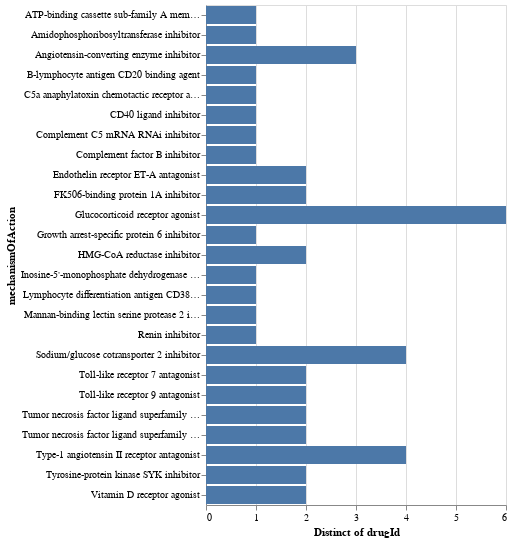

The cell this chart's notebook holds for it:
### Markdown cell above
## Base Chart
By unique number of drugs by `mechanismOfAction` category

### Code cell
import altair as alt

alt.Chart(df).mark_bar().encode(
    x="distinct(drugId):Q",
    y="mechanismOfAction:O",
)

### Figure 1 — Vega-Lite specification as saved in the notebook (floating-point values rounded to 4 significant figures)
{"config": {"view": {"continuousWidth": 300, "continuousHeight": 300}}, "data": {"name": "data-d8b010d8a623bfd2a3ba7a368b00fc84"}, "mark": {"type": "bar"}, "encoding": {"x": {"aggregate": "distinct", "field": "drugId", "type": "quantitative"}, "y": {"field": "mechanismOfAction", "type": "ordinal"}}, "$schema": "https://vega.github.io/schema/vega-lite/v5.8.0.json", "datasets": {"data-d8b010d8a623bfd2a3ba7a368b00fc84": [{"diseaseId": "EFO_0004194", "diseaseName": "IGA glomerulonephritis", "drugId": "CHEMBL429910", "drugName": "DAPAGLIFLOZIN", "type": "Small molecule", "mechanismOfAction": "Sodium/glucose cotransporter 2 inhibitor", "actionType": "Inhibitor", "symbol": "SLC5A2", "name": "solute carrier family 5 member 2", "phase": 4, "status": "Not yet recruiting", "source": "https://clinicaltrials.gov/ct2/show/NCT04662723"}, {"diseaseId": "EFO_0004194", "diseaseName": "IGA glomerulonephritis", "drugId": "CHEMBL1168", "drugName": "RAMIPRIL", "type": "Small molecule", "mechanismOfAction": "Angiotensin-converting enzyme inhibitor", "actionType": "Inhibitor", "symbol": "ACE", "name": "angiotensin I converting enzyme", "phase": 4, "status": "Not yet recruiting", "source": "https://clinicaltrials.gov/ct2/show/NCT04662723"}, {"diseaseId": "EFO_0004194", "diseaseName": "IGA glomerulonephritis", "drugId": "CHEMBL1535", "drugName": "HYDROXYCHLOROQUINE", "type": "Small molecule", "mechanismOfAction": "Toll-like receptor 7 antagonist", "actionType": "Antagonist", "symbol": "TLR7", "name": "toll like receptor 7", "phase": 4, "status": "Completed", "source": "https://clinicaltrials.gov/ct2/show/NCT02351752"}, {"diseaseId": "EFO_0004194", "diseaseName": "IGA glomerulonephritis", "drugId": "CHEMBL1639", "drugName": "ALISKIREN", "type": "Small molecule", "mechanismOfAction": "Renin inhibitor", "actionType": "Inhibitor", "symbol": "REN", "name": "renin", "phase": 4, "status": "Completed", "source": "https://clinicaltrials.gov/ct2/show/NCT00922311"}, {"diseaseId": "EFO_0004194", "diseaseName": "IGA glomerulonephritis", "drugId": "CHEMBL4594217", "drugName": "CANAGLIFLOZIN", "type": "Small molecule", "mechanismOfAction": "Sodium/glucose cotransporter 2 inhibitor", "actionType": "Inhibitor", "symbol": "SLC5A2", "name": "solute carrier family 5 member 2", "phase": 4, "status": "Not yet recruiting", "source": "https://clinicaltrials.gov/ct2/show/NCT04662723"}, {"diseaseId": "EFO_0004194", "diseaseName": "IGA glomerulonephritis", "drugId": "CHEMBL1535", "drugName": "HYDROXYCHLOROQUINE", "type": "Small molecule", "mechanismOfAction": "Toll-like receptor 9 antagonist", "actionType": "Antagonist", "symbol": "TLR9", "name": "toll like receptor 9", "phase": 4, "status": "Completed", "source": "https://clinicaltrials.gov/ct2/show/NCT02351752"}, {"diseaseId": "EFO_0004194", "diseaseName": "IGA glomerulonephritis", "drugId": "CHEMBL578", "drugName": "ENALAPRIL", "type": "Small molecule", "mechanismOfAction": "Angiotensin-converting enzyme inhibitor", "actionType": "Inhibitor", "symbol": "ACE", "name": "angiotensin I converting enzyme", "phase": 4, "status": "Completed", "source": "https://clinicaltrials.gov/ct2/show/NCT00367562"}, {"diseaseId": "EFO_0004194", "diseaseName": "IGA glomerulonephritis", "drugId": "CHEMBL1456", "drugName": "MYCOPHENOLATE MOFETIL", "type": "Small molecule", "mechanismOfAction": "Inosine-5'-monophosphate dehydrogenase (IMPDH) inhibitor", "actionType": "Inhibitor", "symbol": "IMPDH1", "name": "inosine monophosphate dehydrogenase 1", "phase": 4, "status": "Unknown status", "source": "https://clinicaltrials.gov/ct2/show/NCT02981212"}, {"diseaseId": "EFO_0004194", "diseaseName": "IGA glomerulonephritis", "drugId": "CHEMBL1069", "drugName": "VALSARTAN", "type": "Small molecule", "mechanismOfAction": "Type-1 angiotensin II receptor antagonist", "actionType": "Antagonist", "symbol": "AGTR1", "name": "angiotensin II receptor type 1", "phase": 4, "status": "Unknown status", "source": "https://clinicaltrials.gov/ct2/show/NCT02765594"}, {"diseaseId": "EFO_0004194", "diseaseName": "IGA glomerulonephritis", "drugId": "CHEMBL1690", "drugName": "HYDROXYCHLOROQUINE SULFATE", "type": "Small molecule", "mechanismOfAction": "Toll-like receptor 7 antagonist", "actionType": "Antagonist", "symbol": "TLR7", "name": "toll like receptor 7", "phase": 4, "status": "Completed", "source": "https://clinicaltrials.gov/ct2/show/NCT02351752"}, {"diseaseId": "EFO_0004194", "diseaseName": "IGA glomerulonephritis", "drugId": "CHEMBL1535", "drugName": "HYDROXYCHLOROQUINE", "type": "Small molecule", "mechanismOfAction": "Toll-like receptor 9 antagonist", "actionType": "Antagonist", "symbol": "TLR9", "name": "toll like receptor 9", "phase": 4, "status": "Unknown status", "source": "https://clinicaltrials.gov/ct2/show/NCT02765594"}, {"diseaseId": "EFO_0004194", "diseaseName": "IGA glomerulonephritis", "drugId": "CHEMBL608", "drugName": "PROBUCOL", "type": "Small molecule", "mechanismOfAction": "ATP-binding cassette sub-family A member 1 inhibitor", "actionType": "Inhibitor", "symbol": "ABCA1", "name": "ATP binding cassette subfamily A member 1", "phase": 4, "status": "Completed", "source": "https://clinicaltrials.gov/ct2/show/NCT00426348"}, {"diseaseId": "EFO_0004194", "diseaseName": "IGA glomerulonephritis", "drugId": "CHEMBL191", "drugName": "LOSARTAN", "type": "Small molecule", "mechanismOfAction": "Type-1 angiotensin II receptor antagonist", "actionType": "Antagonist", "symbol": "AGTR1", "name": "angiotensin II receptor type 1", "phase": 4, "status": "Unknown status", "source": "https://clinicaltrials.gov/ct2/show/NCT02231125"}, {"diseaseId": "EFO_0004194", "diseaseName": "IGA glomerulonephritis", "drugId": "CHEMBL635", "drugName": "PREDNISONE", "type": "Small molecule", "mechanismOfAction": "Glucocorticoid receptor agonist", "actionType": "Agonist", "symbol": "NR3C1", "name": "nuclear receptor subfamily 3 group C member 1", "phase": 4, "status": "Unknown status", "source": "https://clinicaltrials.gov/ct2/show/NCT01758120"}, {"diseaseId": "EFO_0004194", "diseaseName": "IGA glomerulonephritis", "drugId": "CHEMBL1690", "drugName": "HYDROXYCHLOROQUINE SULFATE", "type": "Small molecule", "mechanismOfAction": "Toll-like receptor 9 antagonist", "actionType": "Antagonist", "symbol": "TLR9", "name": "toll like receptor 9", "phase": 4, "status": "Unknown status", "source": "https://clinicaltrials.gov/ct2/show/NCT02765594"}, {"diseaseId": "EFO_0004194", "diseaseName": "IGA glomerulonephritis", "drugId": "CHEMBL1690", "drugName": "HYDROXYCHLOROQUINE SULFATE", "type": "Small molecule", "mechanismOfAction": "Toll-like receptor 9 antagonist", "actionType": "Antagonist", "symbol": "TLR9", "name": "toll like receptor 9", "phase": 4, "status": "Completed", "source": "https://clinicaltrials.gov/ct2/show/NCT02351752"}, {"diseaseId": "EFO_0004194", "diseaseName": "IGA glomerulonephritis", "drugId": "CHEMBL1201576", "drugName": "RITUXIMAB", "type": "Antibody", "mechanismOfAction": "B-lymphocyte antigen CD20 binding agent", "actionType": "Binding agent", "symbol": "MS4A1", "name": "membrane spanning 4-domains A1", "phase": 4, "status": "Recruiting", "source": "https://clinicaltrials.gov/ct2/show/NCT04525729"}, {"diseaseId": "EFO_0004194", "diseaseName": "IGA glomerulonephritis", "drugId": "CHEMBL1069", "drugName": "VALSARTAN", "type": "Small molecule", "mechanismOfAction": "Type-1 angiotensin II receptor antagonist", "actionType": "Antagonist", "symbol": "AGTR1", "name": "angiotensin II receptor type 1", "phase": 4, "status": "Completed", "source": "https://clinicaltrials.gov/ct2/show/NCT00367562,https://clinicaltrials.gov/ct2/show/NCT00426348"}, {"diseaseId": "EFO_0004194", "diseaseName": "IGA glomerulonephritis", "drugId": "CHEMBL1456", "drugName": "MYCOPHENOLATE MOFETIL", "type": "Small molecule", "mechanismOfAction": "Inosine-5'-monophosphate dehydrogenase (IMPDH) inhibitor", "actionType": "Inhibitor", "symbol": "IMPDH2", "name": "inosine monophosphate dehydrogenase 2", "phase": 4, "status": "Completed", "source": "https://clinicaltrials.gov/ct2/show/NCT00863252"}, {"diseaseId": "EFO_0004194", "diseaseName": "IGA glomerulonephritis", "drugId": "CHEMBL635", "drugName": "PREDNISONE", "type": "Small molecule", "mechanismOfAction": "Glucocorticoid receptor agonist", "actionType": "Agonist", "symbol": "NR3C1", "name": "nuclear receptor subfamily 3 group C member 1", "phase": 4, "status": "Active, not recruiting", "source": "https://clinicaltrials.gov/ct2/show/NCT03218852"}, {"diseaseId": "EFO_0004194", "diseaseName": "IGA glomerulonephritis", "drugId": "CHEMBL1456", "drugName": "MYCOPHENOLATE MOFETIL", "type": "Small molecule", "mechanismOfAction": "Inosine-5'-monophosphate dehydrogenase (IMPDH) inhibitor", "actionType": "Inhibitor", "symbol": "IMPDH2", "name": "inosine monophosphate dehydrogenase 2", "phase": 4, "status": "Unknown status", "source": "https://clinicaltrials.gov/ct2/show/NCT02981212"}, {"diseaseId": "EFO_0004194", "diseaseName": "IGA glomerulonephritis", "drugId": "CHEMBL1201576", "drugName": "RITUXIMAB", "type": "Antibody", "mechanismOfAction": "B-lymphocyte antigen CD20 binding agent", "actionType": "Binding agent", "symbol": "MS4A1", "name": "membrane spanning 4-domains A1", "phase": 4, "status": "Unknown status", "source": "https://clinicaltrials.gov/ct2/show/NCT02571842"}, {"diseaseId": "EFO_0004194", "diseaseName": "IGA glomerulonephritis", "drugId": "CHEMBL1690", "drugName": "HYDROXYCHLOROQUINE SULFATE", "type": "Small molecule", "mechanismOfAction": "Toll-like receptor 7 antagonist", "actionType": "Antagonist", "symbol": "TLR7", "name": "toll like receptor 7", "phase": 4, "status": "Unknown status", "source": "https://clinicaltrials.gov/ct2/show/NCT02765594"}, {"diseaseId": "EFO_0004194", "diseaseName": "IGA glomerulonephritis", "drugId": "CHEMBL1201081", "drugName": "METHYLPREDNISOLONE SODIUM SUCCINATE", "type": "Small molecule", "mechanismOfAction": "Glucocorticoid receptor agonist", "actionType": "Agonist", "symbol": "NR3C1", "name": "nuclear receptor subfamily 3 group C member 1", "phase": 4, "status": "Completed", "source": "https://clinicaltrials.gov/ct2/show/NCT00755859"}, {"diseaseId": "EFO_0004194", "diseaseName": "IGA glomerulonephritis", "drugId": "CHEMBL1237", "drugName": "LISINOPRIL", "type": "Small molecule", "mechanismOfAction": "Angiotensin-converting enzyme inhibitor", "actionType": "Inhibitor", "symbol": "ACE", "name": "angiotensin I converting enzyme", "phase": 4, "status": "Not yet recruiting", "source": "https://clinicaltrials.gov/ct2/show/NCT04662723"}, {"diseaseId": "EFO_0004194", "diseaseName": "IGA glomerulonephritis", "drugId": "CHEMBL1201265", "drugName": "METHYLPREDNISOLONE HEMISUCCINATE", "type": "Small molecule", "mechanismOfAction": "Glucocorticoid receptor agonist", "actionType": "Agonist", "symbol": "NR3C1", "name": "nuclear receptor subfamily 3 group C member 1", "phase": 4, "status": "Completed", "source": "https://clinicaltrials.gov/ct2/show/NCT00755859"}, {"diseaseId": "EFO_0004194", "diseaseName": "IGA glomerulonephritis", "drugId": "CHEMBL1535", "drugName": "HYDROXYCHLOROQUINE", "type": "Small molecule", "mechanismOfAction": "Toll-like receptor 7 antagonist", "actionType": "Antagonist", "symbol": "TLR7", "name": "toll like receptor 7", "phase": 4, "status": "Unknown status", "source": "https://clinicaltrials.gov/ct2/show/NCT02765594"}, {"diseaseId": "EFO_0004194", "diseaseName": "IGA glomerulonephritis", "drugId": "CHEMBL1201576", "drugName": "RITUXIMAB", "type": "Antibody", "mechanismOfAction": "B-lymphocyte antigen CD20 binding agent", "actionType": "Binding agent", "symbol": "MS4A1", "name": "membrane spanning 4-domains A1", "phase": 4, "status": "Completed", "source": "https://clinicaltrials.gov/ct2/show/NCT00498368"}, {"diseaseId": "EFO_0004194", "diseaseName": "IGA glomerulonephritis", "drugId": "CHEMBL1456", "drugName": "MYCOPHENOLATE MOFETIL", "type": "Small molecule", "mechanismOfAction": "Inosine-5'-monophosphate dehydrogenase (IMPDH) inhibitor", "actionType": "Inhibitor", "symbol": "IMPDH1", "name": "inosine monophosphate dehydrogenase 1", "phase": 4, "status": "Completed", "source": "https://clinicaltrials.gov/ct2/show/NCT00863252"}, {"diseaseId": "EFO_0004194", "diseaseName": "IGA glomerulonephritis", "drugId": "CHEMBL2048484", "drugName": "CANAGLIFLOZIN", "type": "Small molecule", "mechanismOfAction": "Sodium/glucose cotransporter 2 inhibitor", "actionType": "Inhibitor", "symbol": "SLC5A2", "name": "solute carrier family 5 member 2", "phase": 4, "status": "Not yet recruiting", "source": "https://clinicaltrials.gov/ct2/show/NCT04662723"}, {"diseaseId": "EFO_0004194", "diseaseName": "IGA glomerulonephritis", "drugId": "CHEMBL191", "drugName": "LOSARTAN", "type": "Small molecule", "mechanismOfAction": "Type-1 angiotensin II receptor antagonist", "actionType": "Antagonist", "symbol": "AGTR1", "name": "angiotensin II receptor type 1", "phase": 4, "status": "Completed", "source": "https://clinicaltrials.gov/ct2/show/NCT01115426"}, {"diseaseId": "EFO_0004194", "diseaseName": "IGA glomerulonephritis", "drugId": "CHEMBL2107830", "drugName": "EMPAGLIFLOZIN", "type": "Small molecule", "mechanismOfAction": "Sodium/glucose cotransporter 2 inhibitor", "actionType": "Inhibitor", "symbol": "SLC5A2", "name": "solute carrier family 5 member 2", "phase": 4, "status": "Not yet recruiting", "source": "https://clinicaltrials.gov/ct2/show/NCT04662723"}, {"diseaseId": "EFO_0004194", "diseaseName": "IGA glomerulonephritis", "drugId": "CHEMBL191", "drugName": "LOSARTAN", "type": "Small molecule", "mechanismOfAction": "Type-1 angiotensin II receptor antagonist", "actionType": "Antagonist", "symbol": "AGTR1", "name": "angiotensin II receptor type 1", "phase": 4, "status": "Not yet recruiting", "source": "https://clinicaltrials.gov/ct2/show/NCT04662723"}, {"diseaseId": "EFO_0004194", "diseaseName": "IGA glomerulonephritis", "drugId": "CHEMBL1168", "drugName": "RAMIPRIL", "type": "Small molecule", "mechanismOfAction": "Angiotensin-converting enzyme inhibitor", "actionType": "Inhibitor", "symbol": "ACE", "name": "angiotensin I converting enzyme", "phase": 4, "status": "Completed", "source": "https://clinicaltrials.gov/ct2/show/NCT01115426"}, {"diseaseId": "EFO_0004194", "diseaseName": "IGA glomerulonephritis", "drugId": "CHEMBL846", "drugName": "CALCITRIOL", "type": "Small molecule", "mechanismOfAction": "Vitamin D receptor agonist", "actionType": "Agonist", "symbol": "VDR", "name": "vitamin D receptor", "phase": 4, "status": "Completed", "source": "https://clinicaltrials.gov/ct2/show/NCT00319761"}, {"diseaseId": "EFO_0004194", "diseaseName": "IGA glomerulonephritis", "drugId": "CHEMBL1542", "drugName": "AZATHIOPRINE", "type": "Small molecule", "mechanismOfAction": "Amidophosphoribosyltransferase inhibitor", "actionType": "Inhibitor", "symbol": "PPAT", "name": "phosphoribosyl pyrophosphate amidotransferase", "phase": 4, "status": "Completed", "source": "https://clinicaltrials.gov/ct2/show/NCT00755859"}, {"diseaseId": "EFO_0004194", "diseaseName": "IGA glomerulonephritis", "drugId": "CHEMBL1639", "drugName": "ALISKIREN", "type": "Small molecule", "mechanismOfAction": "Renin inhibitor", "actionType": "Inhibitor", "symbol": "REN", "name": "renin", "phase": 3, "status": "Completed", "source": "https://clinicaltrials.gov/ct2/show/NCT00870493"}, {"diseaseId": "EFO_0004194", "diseaseName": "IGA glomerulonephritis", "drugId": "CHEMBL1456", "drugName": "MYCOPHENOLATE MOFETIL", "type": "Small molecule", "mechanismOfAction": "Inosine-5'-monophosphate dehydrogenase (IMPDH) inhibitor", "actionType": "Inhibitor", "symbol": "IMPDH2", "name": "inosine monophosphate dehydrogenase 2", "phase": 3, "status": "Terminated", "source": "https://clinicaltrials.gov/ct2/show/NCT00318474"}, {"diseaseId": "EFO_0004194", "diseaseName": "IGA glomerulonephritis", "drugId": "CHEMBL191", "drugName": "LOSARTAN", "type": "Small molecule", "mechanismOfAction": "Type-1 angiotensin II receptor antagonist", "actionType": "Antagonist", "symbol": "AGTR1", "name": "angiotensin II receptor type 1", "phase": 3, "status": "Not yet recruiting", "source": "https://clinicaltrials.gov/ct2/show/NCT03357653"}, {"diseaseId": "EFO_0004194", "diseaseName": "IGA glomerulonephritis", "drugId": "CHEMBL9194", "drugName": "ATRASENTAN", "type": "Small molecule", "mechanismOfAction": "Endothelin receptor ET-A antagonist", "actionType": "Antagonist", "symbol": "EDNRA", "name": "endothelin receptor type A", "phase": 3, "status": "Recruiting", "source": "https://clinicaltrials.gov/ct2/show/NCT04573478"}, {"diseaseId": "EFO_0004194", "diseaseName": "IGA glomerulonephritis", "drugId": "CHEMBL4298195", "drugName": "NARSOPLIMAB", "type": "Antibody", "mechanismOfAction": "Mannan-binding lectin serine protease 2 inhibitor", "actionType": "Inhibitor", "symbol": "MASP2", "name": "MBL associated serine protease 2", "phase": 3, "status": "Recruiting", "source": "https://clinicaltrials.gov/ct2/show/NCT03608033"}, {"diseaseId": "EFO_0004194", "diseaseName": "IGA glomerulonephritis", "drugId": "CHEMBL1456", "drugName": "MYCOPHENOLATE MOFETIL", "type": "Small molecule", "mechanismOfAction": "Inosine-5'-monophosphate dehydrogenase (IMPDH) inhibitor", "actionType": "Inhibitor", "symbol": "IMPDH1", "name": "inosine monophosphate dehydrogenase 1", "phase": 3, "status": "Unknown status", "source": "https://clinicaltrials.gov/ct2/show/NCT02187900"}, {"diseaseId": "EFO_0004194", "diseaseName": "IGA glomerulonephritis", "drugId": "CHEMBL4594448", "drugName": "IPTACOPAN", "type": "Small molecule", "mechanismOfAction": "Complement factor B inhibitor", "actionType": "Inhibitor", "symbol": "CFB", "name": "complement factor B", "phase": 3, "status": "Recruiting", "source": "https://clinicaltrials.gov/ct2/show/NCT04578834,https://clinicaltrials.gov/ct2/show/NCT04557462"}, {"diseaseId": "EFO_0004194", "diseaseName": "IGA glomerulonephritis", "drugId": "CHEMBL131", "drugName": "PREDNISOLONE", "type": "Small molecule", "mechanismOfAction": "Glucocorticoid receptor agonist", "actionType": "Agonist", "symbol": "NR3C1", "name": "nuclear receptor subfamily 3 group C member 1", "phase": 3, "status": "Completed", "source": "https://clinicaltrials.gov/ct2/show/NCT00554502"}, {"diseaseId": "EFO_0004194", "diseaseName": "IGA glomerulonephritis", "drugId": "CHEMBL1201081", "drugName": "METHYLPREDNISOLONE SODIUM SUCCINATE", "type": "Small molecule", "mechanismOfAction": "Glucocorticoid receptor agonist", "actionType": "Agonist", "symbol": "NR3C1", "name": "nuclear receptor subfamily 3 group C member 1", "phase": 3, "status": "Completed", "source": "https://clinicaltrials.gov/ct2/show/NCT00657059"}, {"diseaseId": "EFO_0004194", "diseaseName": "IGA glomerulonephritis", "drugId": "CHEMBL635", "drugName": "PREDNISONE", "type": "Small molecule", "mechanismOfAction": "Glucocorticoid receptor agonist", "actionType": "Agonist", "symbol": "NR3C1", "name": "nuclear receptor subfamily 3 group C member 1", "phase": 3, "status": "Completed", "source": "https://clinicaltrials.gov/ct2/show/NCT00657059,https://clinicaltrials.gov/ct2/show/NCT01392833"}, {"diseaseId": "EFO_0004194", "diseaseName": "IGA glomerulonephritis", "drugId": "CHEMBL1456", "drugName": "MYCOPHENOLATE MOFETIL", "type": "Small molecule", "mechanismOfAction": "Inosine-5'-monophosphate dehydrogenase (IMPDH) inhibitor", "actionType": "Inhibitor", "symbol": "IMPDH2", "name": "inosine monophosphate dehydrogenase 2", "phase": 3, "status": "Completed", "source": "https://clinicaltrials.gov/ct2/show/NCT00657059"}, {"diseaseId": "EFO_0004194", "diseaseName": "IGA glomerulonephritis", "drugId": "CHEMBL131", "drugName": "PREDNISOLONE", "type": "Small molecule", "mechanismOfAction": "Glucocorticoid receptor agonist", "actionType": "Agonist", "symbol": "NR3C1", "name": "nuclear receptor subfamily 3 group C member 1", "phase": 3, "status": "Not yet recruiting", "source": "https://clinicaltrials.gov/ct2/show/NCT05510323"}, {"diseaseId": "EFO_0004194", "diseaseName": "IGA glomerulonephritis", "drugId": "CHEMBL2107877", "drugName": "BLISIBIMOD", "type": "Protein", "mechanismOfAction": "Tumor necrosis factor ligand superfamily member 13B inhibitor", "actionType": "Inhibitor", "symbol": "TNFSF13B", "name": "TNF superfamily member 13b", "phase": 3, "status": "Withdrawn", "source": "https://clinicaltrials.gov/ct2/show/NCT02052219"}, {"diseaseId": "EFO_0004194", "diseaseName": "IGA glomerulonephritis", "drugId": "CHEMBL1513", "drugName": "IRBESARTAN", "type": "Small molecule", "mechanismOfAction": "Type-1 angiotensin II receptor antagonist", "actionType": "Antagonist", "symbol": "AGTR1", "name": "angiotensin II receptor type 1", "phase": 3, "status": "Completed", "source": "https://clinicaltrials.gov/ct2/show/NCT00657059"}, {"diseaseId": "EFO_0004194", "diseaseName": "IGA glomerulonephritis", "drugId": "CHEMBL1456", "drugName": "MYCOPHENOLATE MOFETIL", "type": "Small molecule", "mechanismOfAction": "Inosine-5'-monophosphate dehydrogenase (IMPDH) inhibitor", "actionType": "Inhibitor", "symbol": "IMPDH1", "name": "inosine monophosphate dehydrogenase 1", "phase": 3, "status": "Completed", "source": "https://clinicaltrials.gov/ct2/show/NCT00657059"}, {"diseaseId": "EFO_0004194", "diseaseName": "IGA glomerulonephritis", "drugId": "CHEMBL650", "drugName": "METHYLPREDNISOLONE", "type": "Small molecule", "mechanismOfAction": "Glucocorticoid receptor agonist", "actionType": "Agonist", "symbol": "NR3C1", "name": "nuclear receptor subfamily 3 group C member 1", "phase": 3, "status": "Completed", "source": "https://clinicaltrials.gov/ct2/show/NCT01392833,https://clinicaltrials.gov/ct2/show/NCT00657059,https://clinicaltrials.gov/ct2/show/NCT00554502"}, {"diseaseId": "EFO_0004194", "diseaseName": "IGA glomerulonephritis", "drugId": "CHEMBL1513", "drugName": "IRBESARTAN", "type": "Small molecule", "mechanismOfAction": "Type-1 angiotensin II receptor antagonist", "actionType": "Antagonist", "symbol": "AGTR1", "name": "angiotensin II receptor type 1", "phase": 3, "status": "Active, not recruiting", "source": "https://clinicaltrials.gov/ct2/show/NCT03762850"}, {"diseaseId": "EFO_0004194", "diseaseName": "IGA glomerulonephritis", "drugId": "CHEMBL1201265", "drugName": "METHYLPREDNISOLONE HEMISUCCINATE", "type": "Small molecule", "mechanismOfAction": "Glucocorticoid receptor agonist", "actionType": "Agonist", "symbol": "NR3C1", "name": "nuclear receptor subfamily 3 group C member 1", "phase": 3, "status": "Completed", "source": "https://clinicaltrials.gov/ct2/show/NCT00657059"}, {"diseaseId": "EFO_0004194", "diseaseName": "IGA glomerulonephritis", "drugId": "CHEMBL539423", "drugName": "SPARSENTAN", "type": "Small molecule", "mechanismOfAction": "Endothelin receptor ET-A antagonist", "actionType": "Antagonist", "symbol": "EDNRA", "name": "endothelin receptor type A", "phase": 3, "status": "Active, not recruiting", "source": "https://clinicaltrials.gov/ct2/show/NCT03762850"}, {"diseaseId": "EFO_0004194", "diseaseName": "IGA glomerulonephritis", "drugId": "CHEMBL1542", "drugName": "AZATHIOPRINE", "type": "Small molecule", "mechanismOfAction": "Amidophosphoribosyltransferase inhibitor", "actionType": "Inhibitor", "symbol": "PPAT", "name": "phosphoribosyl pyrophosphate amidotransferase", "phase": 3, "status": "Completed", "source": "https://clinicaltrials.gov/ct2/show/NCT00554502,https://clinicaltrials.gov/ct2/show/NCT01392833"}, {"diseaseId": "EFO_0004194", "diseaseName": "IGA glomerulonephritis", "drugId": "CHEMBL191", "drugName": "LOSARTAN", "type": "Small molecule", "mechanismOfAction": "Type-1 angiotensin II receptor antagonist", "actionType": "Antagonist", "symbol": "AGTR1", "name": "angiotensin II receptor type 1", "phase": 3, "status": "Completed", "source": "https://clinicaltrials.gov/ct2/show/NCT02232776"}, {"diseaseId": "EFO_0004194", "diseaseName": "IGA glomerulonephritis", "drugId": "CHEMBL539423", "drugName": "SPARSENTAN", "type": "Small molecule", "mechanismOfAction": "Type-1 angiotensin II receptor antagonist", "actionType": "Antagonist", "symbol": "AGTR1", "name": "angiotensin II receptor type 1", "phase": 3, "status": "Active, not recruiting", "source": "https://clinicaltrials.gov/ct2/show/NCT03762850"}, {"diseaseId": "EFO_0004194", "diseaseName": "IGA glomerulonephritis", "drugId": "CHEMBL1456", "drugName": "MYCOPHENOLATE MOFETIL", "type": "Small molecule", "mechanismOfAction": "Inosine-5'-monophosphate dehydrogenase (IMPDH) inhibitor", "actionType": "Inhibitor", "symbol": "IMPDH1", "name": "inosine monophosphate dehydrogenase 1", "phase": 3, "status": "Terminated", "source": "https://clinicaltrials.gov/ct2/show/NCT00318474"}, {"diseaseId": "EFO_0004194", "diseaseName": "IGA glomerulonephritis", "drugId": "CHEMBL1200622", "drugName": "PARICALCITOL", "type": "Small molecule", "mechanismOfAction": "Vitamin D receptor agonist", "actionType": "Agonist", "symbol": "VDR", "name": "vitamin D receptor", "phase": 3, "status": "Withdrawn", "source": "https://clinicaltrials.gov/ct2/show/NCT00599963"}, {"diseaseId": "EFO_0004194", "diseaseName": "IGA glomerulonephritis", "drugId": "CHEMBL1456", "drugName": "MYCOPHENOLATE MOFETIL", "type": "Small molecule", "mechanismOfAction": "Inosine-5'-monophosphate dehydrogenase (IMPDH) inhibitor", "actionType": "Inhibitor", "symbol": "IMPDH2", "name": "inosine monophosphate dehydrogenase 2", "phase": 3, "status": "Unknown status", "source": "https://clinicaltrials.gov/ct2/show/NCT02187900"}, {"diseaseId": "EFO_0004194", "diseaseName": "IGA glomerulonephritis", "drugId": "CHEMBL650", "drugName": "METHYLPREDNISOLONE", "type": "Small molecule", "mechanismOfAction": "Glucocorticoid receptor agonist", "actionType": "Agonist", "symbol": "NR3C1", "name": "nuclear receptor subfamily 3 group C member 1", "phase": 3, "status": "Recruiting", "source": "https://clinicaltrials.gov/ct2/show/NCT04833374"}, {"diseaseId": "EFO_0004194", "diseaseName": "IGA glomerulonephritis", "drugId": "CHEMBL2107877", "drugName": "BLISIBIMOD", "type": "Protein", "mechanismOfAction": "Tumor necrosis factor ligand superfamily member 13B inhibitor", "actionType": "Inhibitor", "symbol": "TNFSF13B", "name": "TNF superfamily member 13b", "phase": 2, "status": "Completed", "source": "https://clinicaltrials.gov/ct2/show/NCT02062684"}, {"diseaseId": "EFO_0004194", "diseaseName": "IGA glomerulonephritis", "drugId": "CHEMBL1742986", "drugName": "ATACICEPT", "type": "Protein", "mechanismOfAction": "Tumor necrosis factor ligand superfamily member 13B inhibitor", "actionType": "Inhibitor", "symbol": "TNFSF13B", "name": "TNF superfamily member 13b", "phase": 2, "status": "Active, not recruiting", "source": "https://clinicaltrials.gov/ct2/show/NCT04716231"}, {"diseaseId": "EFO_0004194", "diseaseName": "IGA glomerulonephritis", "drugId": "CHEMBL1742986", "drugName": "ATACICEPT", "type": "Protein", "mechanismOfAction": "Tumor necrosis factor ligand superfamily member 13B inhibitor", "actionType": "Inhibitor", "symbol": "TNFSF13B", "name": "TNF superfamily member 13b", "phase": 2, "status": "Terminated", "source": "https://clinicaltrials.gov/ct2/show/NCT02808429"}, {"diseaseId": "EFO_0004194", "diseaseName": "IGA glomerulonephritis", "drugId": "CHEMBL4594448", "drugName": "IPTACOPAN", "type": "Small molecule", "mechanismOfAction": "Complement factor B inhibitor", "actionType": "Inhibitor", "symbol": "CFB", "name": "complement factor B", "phase": 2, "status": "Completed", "source": "https://clinicaltrials.gov/ct2/show/NCT03373461"}, {"diseaseId": "EFO_0004194", "diseaseName": "IGA glomerulonephritis", "drugId": "CHEMBL635", "drugName": "PREDNISONE", "type": "Small molecule", "mechanismOfAction": "Glucocorticoid receptor agonist", "actionType": "Agonist", "symbol": "NR3C1", "name": "nuclear receptor subfamily 3 group C member 1", "phase": 2, "status": "Completed", "source": "https://clinicaltrials.gov/ct2/show/NCT00004448"}, {"diseaseId": "EFO_0004194", "diseaseName": "IGA glomerulonephritis", "drugId": "CHEMBL1742986", "drugName": "ATACICEPT", "type": "Protein", "mechanismOfAction": "Tumor necrosis factor ligand superfamily member 13 inhibitor", "actionType": "Inhibitor", "symbol": "TNFSF13", "name": "TNF superfamily member 13", "phase": 2, "status": "Terminated", "source": "https://clinicaltrials.gov/ct2/show/NCT02808429"}, {"diseaseId": "EFO_0004194", "diseaseName": "IGA glomerulonephritis", "drugId": "CHEMBL393220", "drugName": "ATORVASTATIN CALCIUM", "type": "Small molecule", "mechanismOfAction": "HMG-CoA reductase inhibitor", "actionType": "Inhibitor", "symbol": "HMGCR", "name": "3-hydroxy-3-methylglutaryl-CoA reductase", "phase": 2, "status": "Completed", "source": "https://clinicaltrials.gov/ct2/show/NCT00396721"}, {"diseaseId": "EFO_0004194", "diseaseName": "IGA glomerulonephritis", "drugId": "CHEMBL131", "drugName": "PREDNISOLONE", "type": "Small molecule", "mechanismOfAction": "Glucocorticoid receptor agonist", "actionType": "Agonist", "symbol": "NR3C1", "name": "nuclear receptor subfamily 3 group C member 1", "phase": 2, "status": "Unknown status", "source": "https://clinicaltrials.gov/ct2/show/NCT02662283"}, {"diseaseId": "EFO_0004194", "diseaseName": "IGA glomerulonephritis", "drugId": "CHEMBL4594462", "drugName": "BATIRAXCEPT", "type": "Protein", "mechanismOfAction": "Growth arrest-specific protein 6 inhibitor", "actionType": "Inhibitor", "symbol": "GAS6", "name": "growth arrest specific 6", "phase": 2, "status": "Terminated", "source": "https://clinicaltrials.gov/ct2/show/NCT04042623"}, {"diseaseId": "EFO_0004194", "diseaseName": "IGA glomerulonephritis", "drugId": "CHEMBL413", "drugName": "SIROLIMUS", "type": "Small molecule", "mechanismOfAction": "FK506-binding protein 1A inhibitor", "actionType": "Inhibitor", "symbol": "FKBP1A", "name": "FKBP prolyl isomerase 1A", "phase": 2, "status": "Completed", "source": "https://clinicaltrials.gov/ct2/show/NCT00396721"}, {"diseaseId": "EFO_0004194", "diseaseName": "IGA glomerulonephritis", "drugId": "CHEMBL2103830", "drugName": "FOSTAMATINIB", "type": "Small molecule", "mechanismOfAction": "Tyrosine-protein kinase SYK inhibitor", "actionType": "Inhibitor", "symbol": "SYK", "name": "spleen associated tyrosine kinase", "phase": 2, "status": "Withdrawn", "source": "https://clinicaltrials.gov/ct2/show/NCT02433236"}, {"diseaseId": "EFO_0004194", "diseaseName": "IGA glomerulonephritis", "drugId": "CHEMBL269732", "drugName": "TACROLIMUS", "type": "Small molecule", "mechanismOfAction": "FK506-binding protein 1A inhibitor", "actionType": "Inhibitor", "symbol": "FKBP1A", "name": "FKBP prolyl isomerase 1A", "phase": 2, "status": "Completed", "source": "https://clinicaltrials.gov/ct2/show/NCT01224028"}, {"diseaseId": "EFO_0004194", "diseaseName": "IGA glomerulonephritis", "drugId": "CHEMBL4594460", "drugName": "AT-1501", "type": "Unknown", "mechanismOfAction": "CD40 ligand inhibitor", "actionType": "Inhibitor", "symbol": "CD40LG", "name": "CD40 ligand", "phase": 2, "status": "Recruiting", "source": "https://clinicaltrials.gov/ct2/show/NCT05125068"}, {"diseaseId": "EFO_0004194", "diseaseName": "IGA glomerulonephritis", "drugId": "CHEMBL1742986", "drugName": "ATACICEPT", "type": "Protein", "mechanismOfAction": "Tumor necrosis factor ligand superfamily member 13 inhibitor", "actionType": "Inhibitor", "symbol": "TNFSF13", "name": "TNF superfamily member 13", "phase": 2, "status": "Active, not recruiting", "source": "https://clinicaltrials.gov/ct2/show/NCT04716231"}, {"diseaseId": "EFO_0004194", "diseaseName": "IGA glomerulonephritis", "drugId": "CHEMBL4594614", "drugName": "SIBEPRENLIMAB", "type": "Antibody", "mechanismOfAction": "Tumor necrosis factor ligand superfamily member 13 inhibitor", "actionType": "Inhibitor", "symbol": "TNFSF13", "name": "TNF superfamily member 13", "phase": 2, "status": "Active, not recruiting", "source": "https://clinicaltrials.gov/ct2/show/NCT04287985"}, {"diseaseId": "EFO_0004194", "diseaseName": "IGA glomerulonephritis", "drugId": "CHEMBL4594579", "drugName": "FELZARTAMAB", "type": "Antibody", "mechanismOfAction": "Lymphocyte differentiation antigen CD38 inhibitor", "actionType": "Inhibitor", "symbol": "CD38", "name": "CD38 molecule", "phase": 2, "status": "Recruiting", "source": "https://clinicaltrials.gov/ct2/show/NCT05065970"}, {"diseaseId": "EFO_0004194", "diseaseName": "IGA glomerulonephritis", "drugId": "CHEMBL1487", "drugName": "ATORVASTATIN", "type": "Small molecule", "mechanismOfAction": "HMG-CoA reductase inhibitor", "actionType": "Inhibitor", "symbol": "HMGCR", "name": "3-hydroxy-3-methylglutaryl-CoA reductase", "phase": 2, "status": "Completed", "source": "https://clinicaltrials.gov/ct2/show/NCT00396721"}, {"diseaseId": "EFO_0004194", "diseaseName": "IGA glomerulonephritis", "drugId": "CHEMBL3989871", "drugName": "AVACOPAN", "type": "Small molecule", "mechanismOfAction": "C5a anaphylatoxin chemotactic receptor antagonist", "actionType": "Antagonist", "symbol": "C5AR1", "name": "complement C5a receptor 1", "phase": 2, "status": "Completed", "source": "https://clinicaltrials.gov/ct2/show/NCT02384317"}, {"diseaseId": "EFO_0004194", "diseaseName": "IGA glomerulonephritis", "drugId": "CHEMBL1370", "drugName": "BUDESONIDE", "type": "Small molecule", "mechanismOfAction": "Glucocorticoid receptor agonist", "actionType": "Agonist", "symbol": "NR3C1", "name": "nuclear receptor subfamily 3 group C member 1", "phase": 2, "status": "Completed", "source": "https://clinicaltrials.gov/ct2/show/NCT00767221"}, {"diseaseId": "EFO_0004194", "diseaseName": "IGA glomerulonephritis", "drugId": "CHEMBL2103830", "drugName": "FOSTAMATINIB", "type": "Small molecule", "mechanismOfAction": "Tyrosine-protein kinase SYK inhibitor", "actionType": "Inhibitor", "symbol": "SYK", "name": "spleen associated tyrosine kinase", "phase": 2, "status": "Completed", "source": "https://clinicaltrials.gov/ct2/show/NCT02112838"}, {"diseaseId": "EFO_0004194", "diseaseName": "IGA glomerulonephritis", "drugId": "CHEMBL578", "drugName": "ENALAPRIL", "type": "Small molecule", "mechanismOfAction": "Angiotensin-converting enzyme inhibitor", "actionType": "Inhibitor", "symbol": "ACE", "name": "angiotensin I converting enzyme", "phase": 2, "status": "Completed", "source": "https://clinicaltrials.gov/ct2/show/NCT00396721"}, {"diseaseId": "EFO_0004194", "diseaseName": "IGA glomerulonephritis", "drugId": "CHEMBL3989516", "drugName": "FOSTAMATINIB DISODIUM", "type": "Small molecule", "mechanismOfAction": "Tyrosine-protein kinase SYK inhibitor", "actionType": "Inhibitor", "symbol": "SYK", "name": "spleen associated tyrosine kinase", "phase": 2, "status": "Withdrawn", "source": "https://clinicaltrials.gov/ct2/show/NCT02433236"}, {"diseaseId": "EFO_0004194", "diseaseName": "IGA glomerulonephritis", "drugId": "CHEMBL4297722", "drugName": "CEMDISIRAN", "type": "Oligonucleotide", "mechanismOfAction": "Complement C5 mRNA RNAi inhibitor", "actionType": "Rnai inhibitor", "symbol": "C5", "name": "complement C5", "phase": 2, "status": "Active, not recruiting", "source": "https://clinicaltrials.gov/ct2/show/NCT03841448"}, {"diseaseId": "EFO_0004194", "diseaseName": "IGA glomerulonephritis", "drugId": "CHEMBL4594614", "drugName": "SIBEPRENLIMAB", "type": "Antibody", "mechanismOfAction": "Tumor necrosis factor ligand superfamily member 13 inhibitor", "actionType": "Inhibitor", "symbol": "TNFSF13", "name": "TNF superfamily member 13", "phase": 1, "status": "Completed", "source": "https://clinicaltrials.gov/ct2/show/NCT03719443"}]}}
